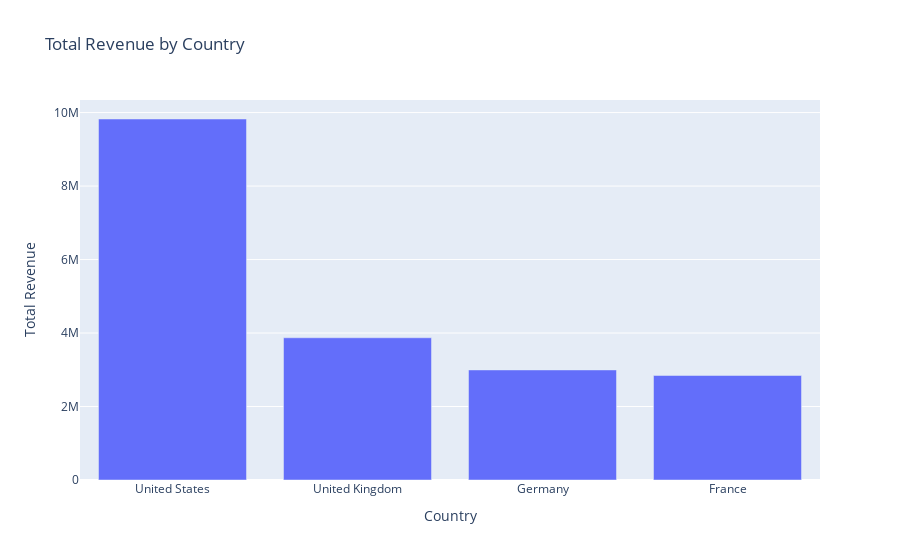

Notebook source saved alongside this figure:
### Code cell
# Total Revenue by Country using plotly.express

country_revenue = df.groupby('Country')['Revenue'].sum().sort_values(ascending=False).reset_index()


plt.figure(figsize=(10, 6))
fig = px.bar(country_revenue, x='Country', y='Revenue', title='Total Revenue by Country')
fig.update_layout(xaxis_title='Country', yaxis_title='Total Revenue')
fig.show()

### Figure 1 — Plotly figure (JSON) as saved in the notebook; plotly's stock layout.template omitted (floating-point values rounded to 4 significant figures)
{"data": [{"alignmentgroup": "True", "hovertemplate": "Country=%{x}<br>Revenue=%{y}<extra></extra>", "legendgroup": "", "marker": {"color": "#636efa", "pattern": {"shape": ""}}, "name": "", "offsetgroup": "", "orientation": "v", "showlegend": false, "textposition": "auto", "type": "bar", "x": ["United States", "United Kingdom", "Germany", "France"], "xaxis": "x", "y": [9825288, 3871188, 2995682, 2844477], "yaxis": "y"}], "layout": {"barmode": "relative", "legend": {"tracegroupgap": 0}, "title": {"text": "Total Revenue by Country"}, "xaxis": {"anchor": "y", "domain": [0, 1], "title": {"text": "Country"}}, "yaxis": {"anchor": "x", "domain": [0, 1], "title": {"text": "Total Revenue"}}}}
